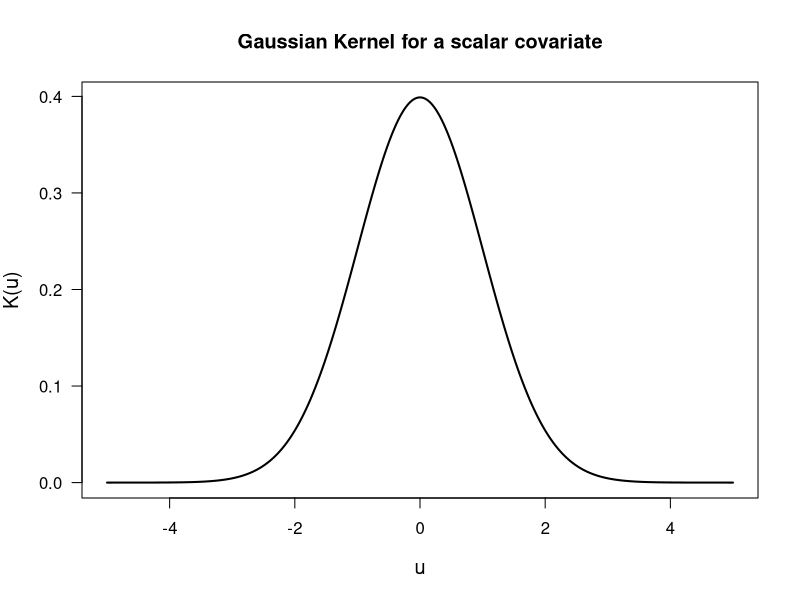
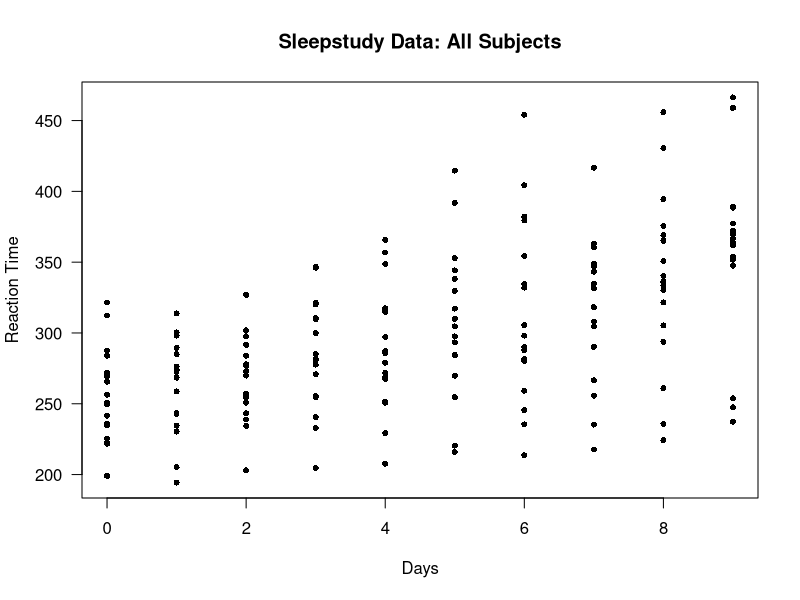
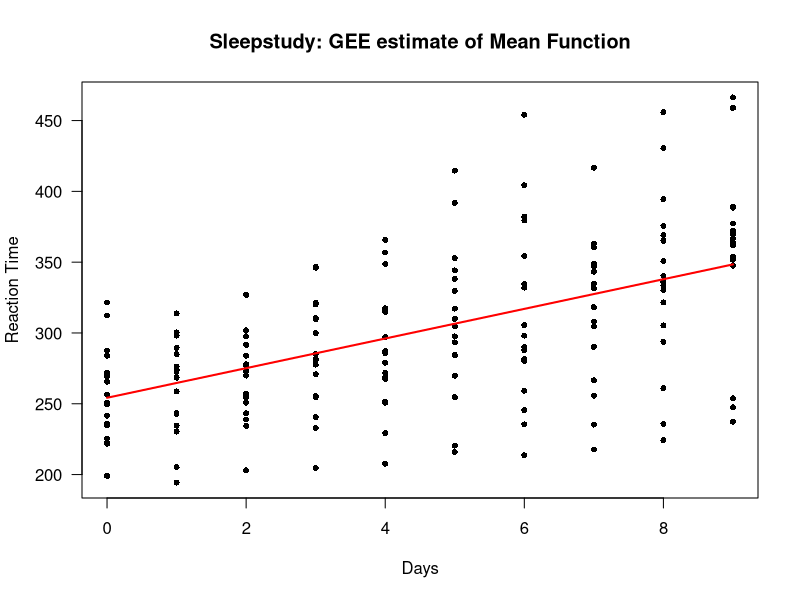
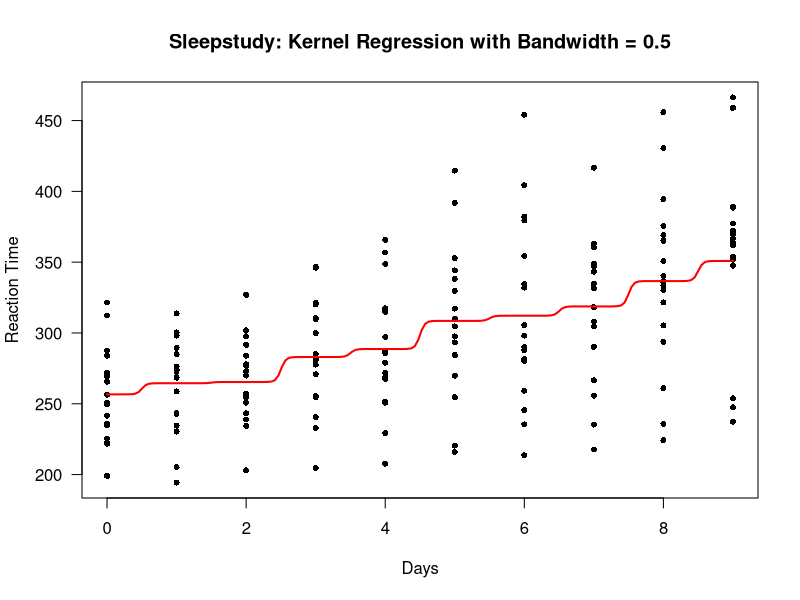
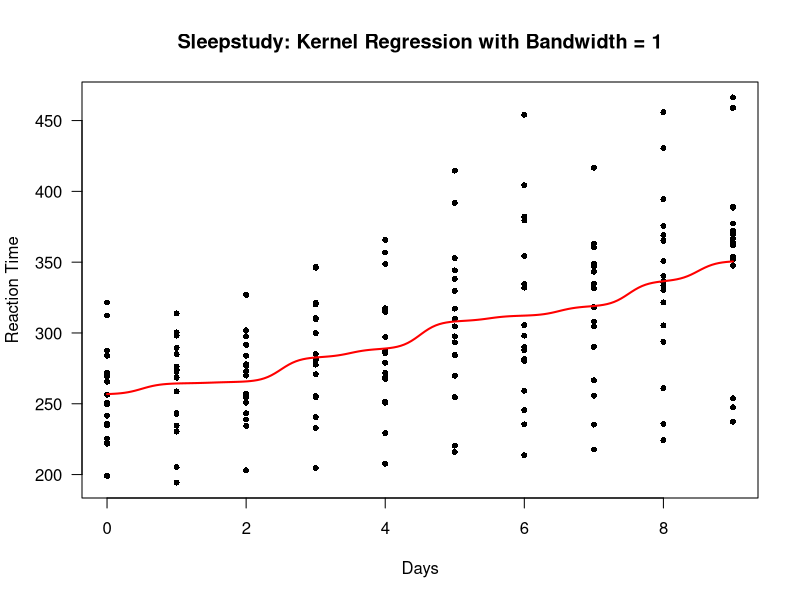

Generate these figures, in order, with R:
## ---- chunk 1
uu <- seq(-5, 5, length.out=1000)
plot(uu, dnorm(uu), type="n", xlab="u", ylab="K(u)", 
     main="Gaussian Kernel for a scalar covariate", cex.lab=1.2, las=1)
lines(uu, dnorm(uu), lwd=2)
## ---- chunk 2
library(lme4)
data(sleepstudy)
head(sleepstudy)
## ---- chunk 3
plot(sleepstudy$Days, sleepstudy$Reaction, las=1, ylab="Reaction Time", xlab="Days",
     main="Sleepstudy Data: All Subjects", type="n")
points(sleepstudy$Days, sleepstudy$Reaction, pch=16, cex=0.8)
## ---- chunk 4
library(geepack)
## Use AR(1) correlation structure
sleep.gee <- geeglm(Reaction ~ Days, data=sleepstudy, id=Subject, corstr="ar1") 
## ---- chunk 5
## Estimated mean function at each time point
gee.regfn <- sleep.gee$fitted.values[1:10,1] 

### Now plot the estimated mean function
plot(sleepstudy$Days, sleepstudy$Reaction, las=1, ylab="Reaction Time", xlab="Days",
     main="Sleepstudy: GEE estimate of Mean Function", type="n")
points(sleepstudy$Days, sleepstudy$Reaction, pch=16, cex=0.8)
lines(0:9, gee.regfn, lwd=2, col="red")
## ---- chunk 6
sleep.kernel <- ksmooth(sleepstudy$Days, sleepstudy$Reaction, kernel="normal",
                        bandwidth = 0.5)
## ---- chunk 7
plot(sleepstudy$Days, sleepstudy$Reaction, las=1, ylab="Reaction Time", xlab="Days",
     main="Sleepstudy: Kernel Regression with Bandwidth = 0.5", type="n")
points(sleepstudy$Days, sleepstudy$Reaction, pch=16, cex=0.8)
lines(sleep.kernel$x, sleep.kernel$y, lwd=2, col="red")
## ---- chunk 8
sleep.kernel.bw1 <- ksmooth(sleepstudy$Days, sleepstudy$Reaction, kernel="normal",
                        bandwidth = 1)

plot(sleepstudy$Days, sleepstudy$Reaction, las=1, ylab="Reaction Time", xlab="Days",
     main="Sleepstudy: Kernel Regression with Bandwidth = 1", type="n")
points(sleepstudy$Days, sleepstudy$Reaction, pch=16, cex=0.8)
lines(sleep.kernel.bw1$x, sleep.kernel.bw1$y, lwd=2, col="red")
